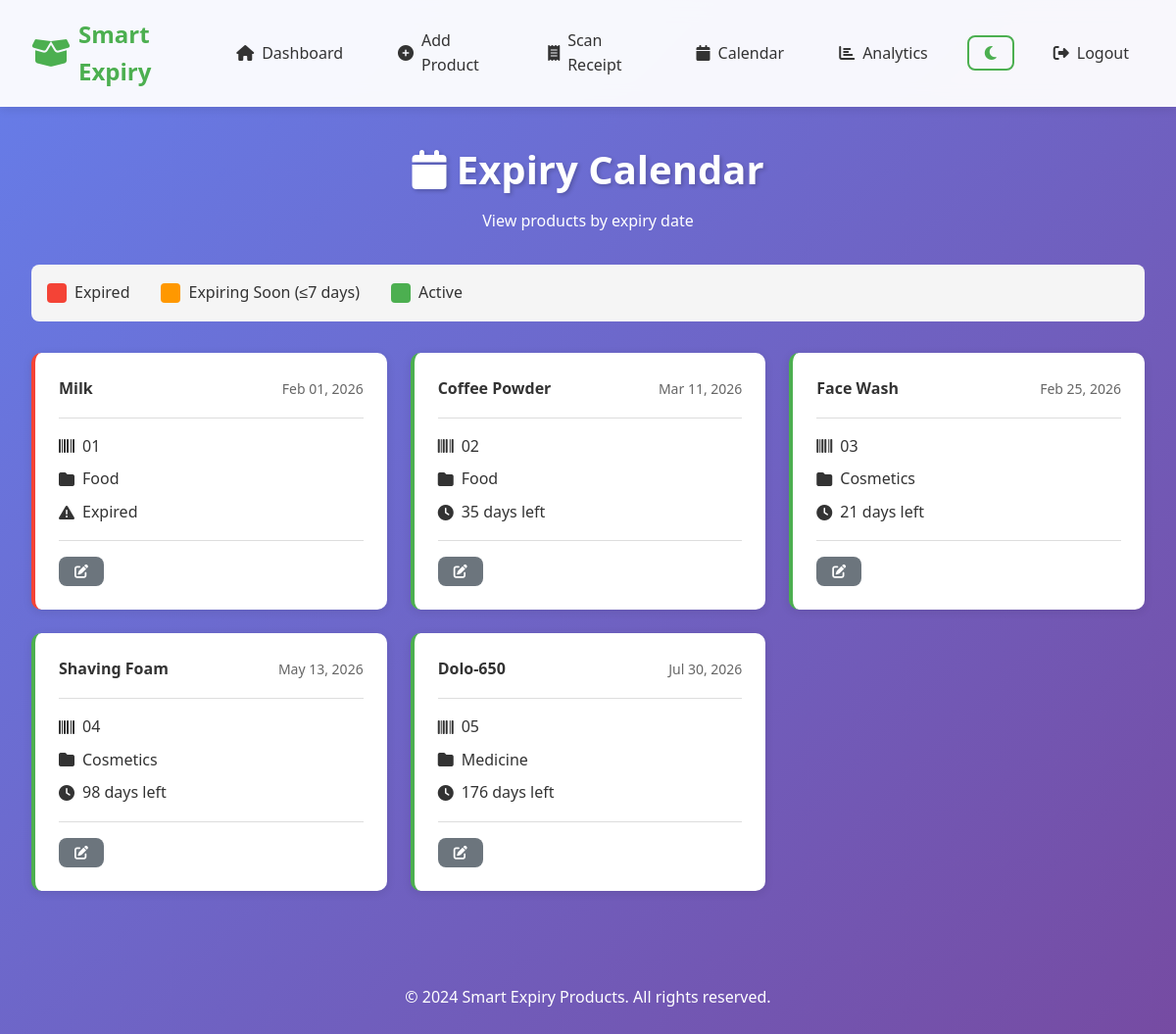
Screenshot of /calendar (signed in) with the database file from the repository.
### app.py (models this page shows)
class Product(db.Model):
    id = db.Column(db.Integer, primary_key=True)
    product_id = db.Column(db.String(100), nullable=False)
    product_name = db.Column(db.String(200), nullable=False)
    category = db.Column(db.String(100), nullable=True, default='General')
    purchase_date = db.Column(db.Date, nullable=False)
    expiry_date = db.Column(db.Date, nullable=False)
    user_id = db.Column(
        db.Integer,
        db.ForeignKey('user.id', ondelete='CASCADE'),
        nullable=False,
    )
    created_at = db.Column(db.DateTime, default=datetime.utcnow)
    def is_expired(self):
        return datetime.now().date() > self.expiry_date
    def days_until_expiry(self):
        delta = self.expiry_date - datetime.now().date()
        return delta.days

### app.py (the view)
@app.route('/calendar')
@login_required
def calendar():
    products = Product.query.filter_by(user_id=current_user.id).all()
    calendar_data = {}
    for product in products:
        expiry_str = product.expiry_date.isoformat()
        if expiry_str not in calendar_data:
            calendar_data[expiry_str] = []
        calendar_data[expiry_str].append(product)
    return render_template('calendar.html', calendar_data=calendar_data, products=products)

### app.py (called while the page is built)
@login_manager.user_loader
def load_user(user_id):
    return User.query.get(int(user_id))

### templates/calendar.html (shortened to what this page needs)
{% extends "base.html" %}
{% block content %}
<div class="calendar-container">
    <div class="calendar-header">
        <h1><i class="fas fa-calendar"></i> Expiry Calendar</h1>
        <p>View products by expiry date</p>
    </div>
    <div class="calendar-wrapper">
        <div class="calendar-legend">
            <div class="legend-item">
                <span class="legend-color expired"></span>
                <span>Expired</span>
            </div>
            <div class="legend-item">
                <span class="legend-color expiring-soon"></span>
                <span>Expiring Soon (≤7 days)</span>
            </div>
            <div class="legend-item">
                <span class="legend-color active"></span>
                <span>Active</span>
            </div>
        </div>
        <div class="calendar-grid" id="calendarGrid">
            {% for product in products %}
            <div class="calendar-item {% if product.is_expired() %}expired{% elif product.days_until_expiry() <= 7 %}expiring-soon{% else %}active{% endif %}"
                 data-date="{{ product.expiry_date.isoformat() }}">
                <div class="calendar-item-header">
                    <strong>{{ product.product_name }}</strong>
                    <span class="calendar-date">{{ product.expiry_date.strftime('%b %d, %Y') }}</span>
                </div>
                <div class="calendar-item-body">
                    <p><i class="fas fa-barcode"></i> {{ product.product_id }}</p>
                    <p><i class="fas fa-folder"></i> {{ product.category or 'General' }}</p>
                    {% if not product.is_expired() %}
                    <p><i class="fas fa-clock"></i> {{ product.days_until_expiry() }} days left</p>
                    {% else %}
                    <p><i class="fas fa-exclamation-triangle"></i> Expired</p>
                    {% endif %}
                </div>
                <div class="calendar-item-actions">
                    <a href="{{ url_for('edit_product', product_id=product.id) }}" class="btn btn-sm btn-secondary">
                        <i class="fas fa-edit"></i>
                    </a>
                </div>
            </div>
            {% endfor %}
        </div>
    </div>
</div>
{% endblock %}

### static/css/style.css (style rules this page uses)
* { margin: 0; padding: 0; box-sizing: border-box; }
:root { --primary-color: #4CAF50; --secondary-color: #2196F3; --danger-color: #F44336; --warning-color: #FF9800; --success-color: #4CAF50; --info-color: #00BCD4; --dark-color: #333; --light-color: #f5f5f5; --border-color: #ddd; --shadow: 0 2px 10px rgba(0, 0, 0, 0.1); --shadow-hover: 0 4px 20px rgba(0, 0, 0, 0.15); --transition: all 0.3s ease; }
body { font-family: 'Segoe UI', Tahoma, Geneva, Verdana, sans-serif; background: linear-gradient(135deg, #667eea 0%, #764ba2 100%); min-height: 100vh; color: var(--dark-color); line-height: 1.6; }
.btn { padding: 0.75rem 1.5rem; border: none; border-radius: 8px; font-size: 1rem; font-weight: 500; cursor: pointer; transition: var(--transition); display: inline-flex; align-items: center; gap: 0.5rem; text-decoration: none; }
.btn-secondary { background: #6c757d; color: white; }
.btn-sm { padding: 0.5rem 1rem; font-size: 0.875rem; }
.calendar-container { animation: fadeIn 0.5s ease; }
.calendar-header { text-align: center; margin-bottom: 2rem; color: white; }
.calendar-header h1 { font-size: 2.5rem; margin-bottom: 0.5rem; text-shadow: 2px 2px 4px rgba(0, 0, 0, 0.2); }
.calendar-legend { display: flex; gap: 2rem; margin-bottom: 2rem; padding: 1rem; background: var(--light-color); border-radius: 8px; flex-wrap: wrap; }
.legend-item { display: flex; align-items: center; gap: 0.5rem; }
.legend-color { width: 20px; height: 20px; border-radius: 4px; }
.legend-color.expired { background: var(--danger-color); }
.legend-color.expiring-soon { background: var(--warning-color); }
.legend-color.active { background: var(--success-color); }
.calendar-grid { display: grid; grid-template-columns: repeat(auto-fill, minmax(300px, 1fr)); gap: 1.5rem; }
.calendar-item { background: white; border-radius: 10px; padding: 1.5rem; box-shadow: var(--shadow); transition: var(--transition); border-left: 4px solid var(--success-color); animation: fadeInUp 0.6s ease; animation-fill-mode: both; }
.calendar-item.expired { border-left-color: var(--danger-color); }
.calendar-item-header { display: flex; justify-content: space-between; align-items: center; margin-bottom: 1rem; padding-bottom: 1rem; border-bottom: 1px solid var(--border-color); }
.calendar-date { font-size: 0.875rem; color: #666; }
.calendar-item-body p { margin: 0.5rem 0; display: flex; align-items: center; gap: 0.5rem; }
.calendar-item-actions { margin-top: 1rem; padding-top: 1rem; border-top: 1px solid var(--border-color); }
* { transition: background-color 0.3s ease, color 0.3s ease, border-color 0.3s ease; }

### rows the page displays
Product: product_name "Milk", expiry_date "Feb 01, 2026", product_id "01", category "Food", shows "Expired"
Product: product_name "Coffee Powder", expiry_date "Mar 11, 2026", product_id "02", category "Food", days_until_expiry "35"
Product: product_name "Face Wash", expiry_date "Feb 25, 2026", product_id "03", category "Cosmetics", days_until_expiry "21"
Product: product_name "Shaving Foam", expiry_date "May 13, 2026", product_id "04", category "Cosmetics", days_until_expiry "98"
Product: product_name "Dolo-650", expiry_date "Jul 30, 2026", product_id "05", category "Medicine", days_until_expiry "176"
